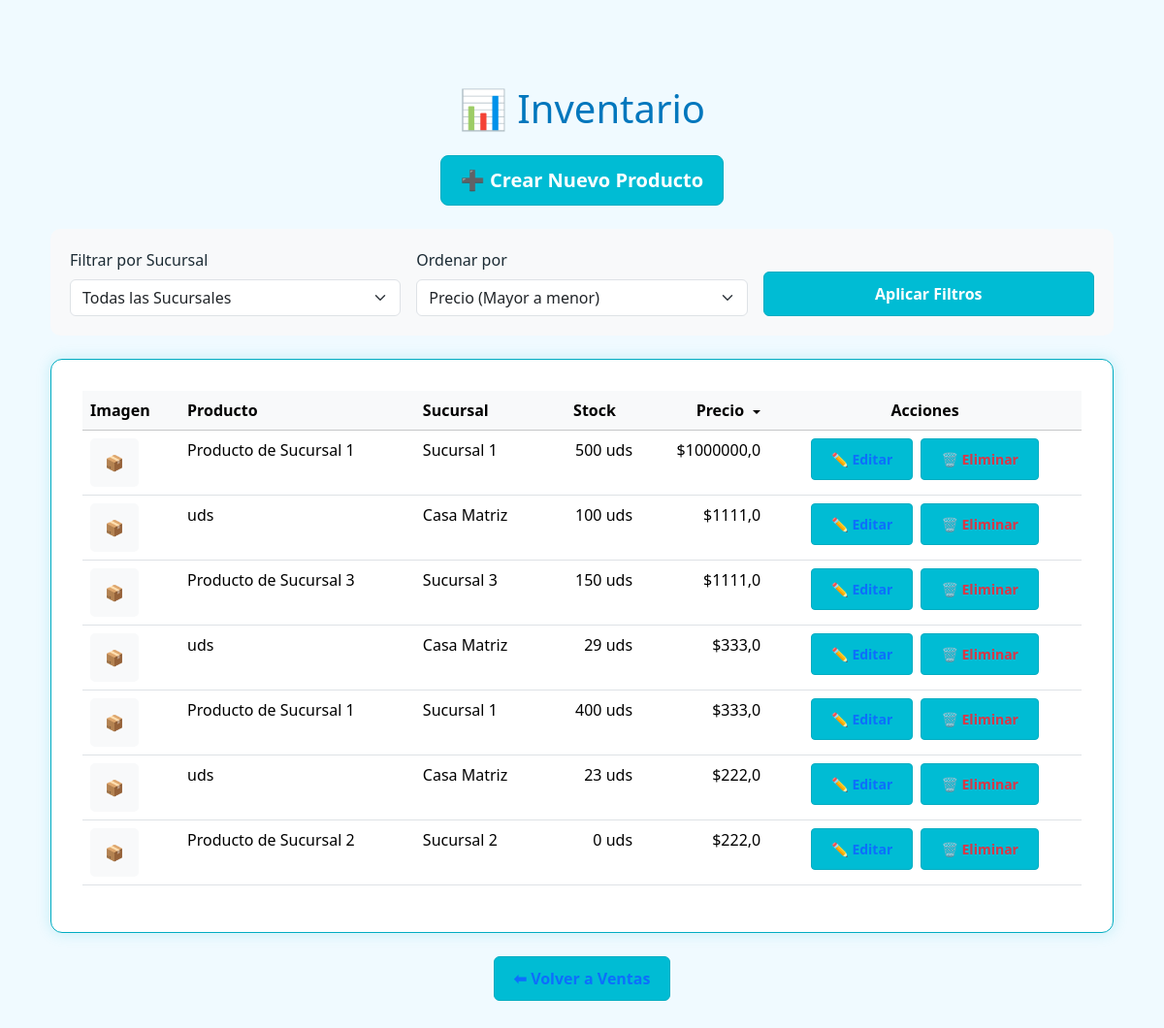
The app's page /inventario/ with its own data.
### ventas/models.py (models this page shows, shortened)
class Sucursal(models.Model):
    nombre = models.CharField(max_length=100)
    cantidad = models.PositiveIntegerField()
    precio = models.DecimalField(max_digits=10, decimal_places=2)
    imagen = models.ImageField(upload_to='productos/', blank=True, null=True, help_text="Imagen del producto")

class ProductoCasaMatriz(models.Model):
    nombre = models.CharField(max_length=100)
    cantidad = models.PositiveIntegerField()
    precio = models.DecimalField(max_digits=10, decimal_places=2)
    imagen = models.ImageField(upload_to='productos/', blank=True, null=True, help_text="Imagen del producto")

### ventas/views.py (the view)
# urls.py: path('inventario/', views.inventario, name='inventario'),
def inventario(request):
    sucursal_filter = request.GET.get('sucursal', 'todas')
    orden = request.GET.get('orden', 'precio_desc')
    productos_matriz = ProductoCasaMatriz.objects.all()
    sucursales = Sucursal.objects.all()
    todos_productos = []
    for producto in productos_matriz:
        todos_productos.append({
            'id': producto.id,
            'nombre': producto.nombre,
            'cantidad': producto.cantidad,
            'precio': float(producto.precio),
            'sucursal': 'Casa Matriz',
            'imagen': producto.imagen.url if producto.imagen else None,
            'tipo': 'casa_matriz'
        })
    for sucursal in sucursales:
        todos_productos.append({
            'id': sucursal.id,
            'nombre': f"Producto de {sucursal.nombre}",
            'cantidad': sucursal.cantidad,
            'precio': float(sucursal.precio),
            'sucursal': sucursal.nombre,
            'imagen': sucursal.imagen.url if sucursal.imagen else None,
            'tipo': 'sucursal'
        })
    if sucursal_filter != 'todas':
        todos_productos = [p for p in todos_productos if p['sucursal'] == sucursal_filter]
    if orden == 'precio_asc':
        todos_productos.sort(key=lambda x: x['precio'])
    elif orden == 'precio_desc':
        todos_productos.sort(key=lambda x: x['precio'], reverse=True)
    elif orden == 'stock_asc':
        todos_productos.sort(key=lambda x: x['cantidad'])
    elif orden == 'stock_desc':
        todos_productos.sort(key=lambda x: x['cantidad'], reverse=True)
    lista_sucursales = ['Casa Matriz'] + [s.nombre for s in sucursales]
    return render(request, 'ventas/inventario.html', {
        'productos': todos_productos,
        'sucursales': lista_sucursales,
        'sucursal_actual': sucursal_filter,
        'orden_actual': orden
    })

### ventas/templates/ventas/inventario.html (shortened to what this page needs)
{% load static %}
<!DOCTYPE html>
<html lang="es">
<head>
    <link href="https://cdn.jsdelivr.net/npm/bootstrap@5.3.3/dist/css/bootstrap.min.css" rel="stylesheet">
    <link rel="stylesheet" href="{% static 'ventas/css/styles.css' %}">
</head>
<body>
<div class="container py-5">
    <h1 class="text-center mb-4">📊 Inventario</h1>
    <div class="text-center mb-4">
        <a href="{% url 'crear_producto' %}" class="btn btn-success btn-lg">
            ➕ Crear Nuevo Producto
        </a>
    </div>
    <div class="filter-section">
        <form method="get" class="row g-3 align-items-end">
            <div class="col-md-4">
                <label class="form-label">Filtrar por Sucursal</label>
                <select name="sucursal" class="form-select" onchange="this.form.submit()">
                    <option value="todas" {% if sucursal_actual == 'todas' %}selected{% endif %}>Todas las Sucursales</option>
                </select>
            </div>
            <div class="col-md-4">
                <label class="form-label">Ordenar por</label>
                <select name="orden" class="form-select" onchange="this.form.submit()">
                    <option value="precio_desc" {% if orden_actual == 'precio_desc' %}selected{% endif %}>Precio (Mayor a menor)</option>
                </select>
            </div>
            <div class="col-md-4">
                <button type="submit" class="btn btn-primary w-100">Aplicar Filtros</button>
            </div>
        </form>
    </div>
    <div class="card">
        <div class="card-body">
            <div class="table-responsive">
                <table class="table table-hover">
                    <thead class="table-light">
                        <tr>
                            <th>Imagen</th>
                            <th>Producto</th>
                            <th>Sucursal</th>
                            <th class="text-end {% if 'stock' in orden_actual %}order-{{ orden_actual|slice:'6:' }}{% endif %}">
                                Stock
                            </th>
                            <th class="text-end {% if 'precio' in orden_actual %}order-{{ orden_actual|slice:'7:' }}{% endif %}">
                                Precio
                                <span class="order-icon"></span>
                            </th>
                            <th class="text-center">Acciones</th>
                        </tr>
                    </thead>
                    <tbody>
                        {% for producto in productos %}
                        <tr id="row-{{ forloop.counter }}">
                            <td>
                                {% if producto.imagen %}
                                    <img src="{{ producto.imagen }}" alt="{{ producto.nombre }}"
                                         style="width: 50px; height: 50px; object-fit: cover; border-radius: 5px;">
                                {% else %}
                                    <div style="width: 50px; height: 50px; background-color: #f8f9fa; border-radius: 5px; display: flex; align-items: center; justify-content: center; color: #6c757d;">
                                        📦
                                    </div>
                                {% endif %}
                            </td>
                            <td>{{ producto.nombre }}</td>
                            <td>{{ producto.sucursal }}</td>
                            <td class="text-end">
                                <span class="stock-display">{{ producto.cantidad }}</span> uds
                            </td>
                            <td class="text-end">${{ producto.precio }}</td>
                            <td class="text-center">
                                <button class="btn btn-sm btn-outline-primary edit-stock-btn"
                                        onclick="toggleEditStock(this, '{{ producto.sucursal }}')">
                                    ✏️ Editar
                                </button>
                                <button class="btn btn-sm btn-outline-danger ms-1"
                                        onclick="confirmarEliminar({{ producto.id }}, '{{ producto.nombre }}')">
                                    🗑️ Eliminar
                                </button>
                            </td>
                        </tr>
                        {% empty %}
                        <tr>
                            <td colspan="6" class="text-center text-muted">No hay productos disponibles</td>
                        </tr>
                        {% endfor %}
                    </tbody>
                </table>
            </div>
        </div>
    </div>
    <div class="text-center mt-4">
        <a href="/" class="btn btn-outline-primary">⬅ Volver a Ventas</a>
    </div>
</div>
</body>
</html>

### ventas/static/ventas/css/styles.css (style rules this page uses)
body { background-color: #f0faff; font-family: 'Segoe UI', Tahoma, Geneva, Verdana, sans-serif; margin: 40px; color: #1b2b34; }
h1, h2 { color: #0277bd; }
.form-label { font-weight: 500; }
.btn { font-weight: 600; padding: 10px 20px; background-color: #00bcd4; border-color: #00acc1; }
.card { border-radius: 12px; box-shadow: 0 0 15px rgba(0, 188, 212, 0.2); margin-top: 1.5rem; padding: 1rem; border: 1px solid #00acc1; background-color: #ffffff; }

### ventas/templates/ventas/inventario.html (style rules this page uses)
.filter-section { background-color: #f8f9fa; padding: 20px; border-radius: 10px; margin-bottom: 20px; }
.table th { cursor: pointer; }
.order-icon { display: inline-block; width: 0; height: 0; margin-left: 5px; vertical-align: middle; border-right: 4px solid transparent; border-left: 4px solid transparent; }
.order-desc .order-icon { border-top: 4px solid #000; }

### records on screen
Sucursal: sucursal "Sucursal 1"
ProductoCasaMatriz: nombre "uds"
Sucursal: sucursal "Sucursal 3"
ProductoCasaMatriz: nombre "uds"
Sucursal: sucursal "Sucursal 1"
ProductoCasaMatriz: nombre "uds"
Sucursal: sucursal "Sucursal 2"

### other values on screen
{{ producto.nombre }} "Producto de Sucursal 1" "Producto de Sucursal 3" "Producto de Sucursal 1" "Producto de Sucursal 2"
{{ producto.cantidad }} "500" "100" "150" "29" "400" "23" "0"
{{ producto.precio }} "1000000,0" "1111,0" "1111,0" "333,0" "333,0" "222,0" "222,0"
{{ producto.sucursal }} "Casa Matriz" "Casa Matriz" "Casa Matriz"
